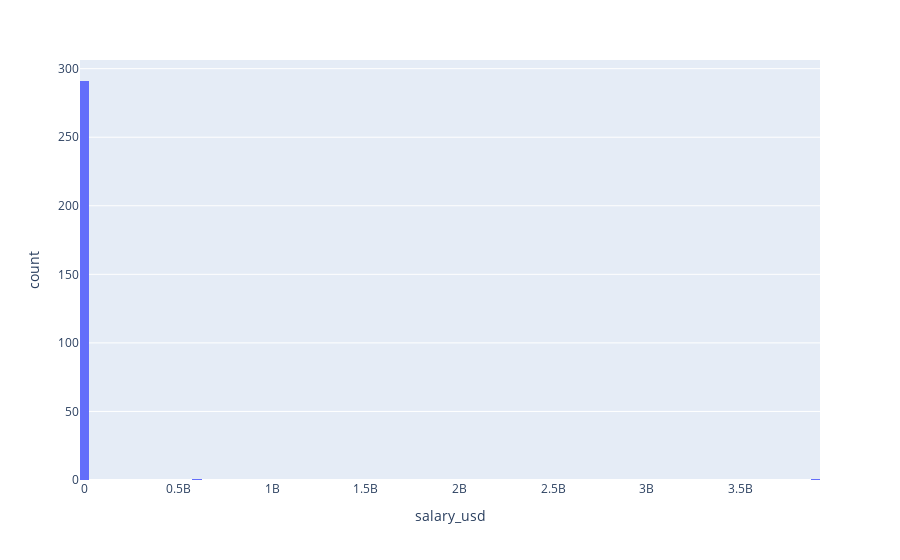

Notebook cell for this chart:
### Code cell
import plotly.express as px

# plot distribution of salary_usd
px.histogram(df, x='salary_usd', nbins=100)

### Figure 1 — Plotly figure (JSON) as saved in the notebook; plotly's stock layout.template omitted (floating-point values rounded to 4 significant figures; data arrays with more than 128 entries replaced by an {"elided": "..."} marker saying what was removed)
{"data": [{"alignmentgroup": "True", "bingroup": "x", "hovertemplate": "salary_usd=%{x}<br>count=%{y}<extra></extra>", "legendgroup": "", "marker": {"color": "#636efa", "pattern": {"shape": ""}}, "name": "", "nbinsx": 100, "offsetgroup": "", "orientation": "v", "showlegend": false, "type": "histogram", "x": {"elided": "297 float values"}, "xaxis": "x", "yaxis": "y"}], "layout": {"barmode": "relative", "legend": {"tracegroupgap": 0}, "margin": {"t": 60}, "xaxis": {"anchor": "y", "domain": [0, 1], "title": {"text": "salary_usd"}}, "yaxis": {"anchor": "x", "domain": [0, 1], "title": {"text": "count"}}}}
